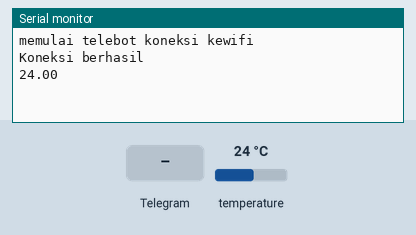
This sketch was run on a simulated ESP8266 (NodeMCU). Shown: the last lines printed to the serial monitor. The test bench sets the inputs (shaded band); at power-on: temperature 24 °C.

Above: at 2.7 s.
2.8 s: Telegram message "/start" received
5.7 s: Telegram message "/ceksuhu" received
7.6 s: Telegram message "1" received
9.4 s: temperature set to 12 °C
At 10.7 s:
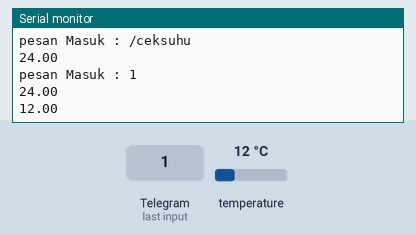
10.9 s: temperature set to 19 °C
At 12.5 s:
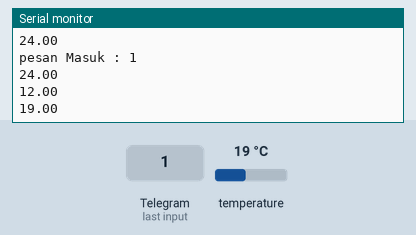
Timing chart, 0 to 13.4 s (numbered marks = the images above; inputs shaded):
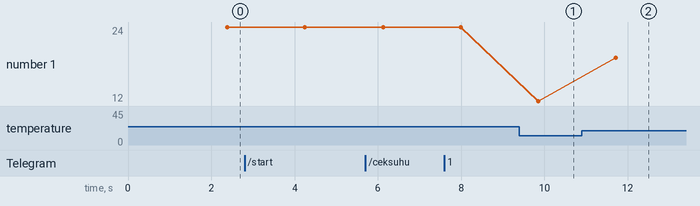

The sketch:

Telegram_suhu.ino
```cpp
#include "CTBot.h";                                                 //include library CTBot
#include <ArduinoJson.h>
#include <ESP8266WiFi.h>

//suhu
#include <OneWire.h>
#include <DallasTemperature.h>
#define ONE_WIRE_BUS 2                                              //pin d4 di board nodemcu
OneWire oneWire(ONE_WIRE_BUS);
DallasTemperature suhu(&oneWire);

float sAir;

CTBot kiraBot;                                                      //variable untuk bot telegram
String ssid = "Coffee Drip";                                           //konfigurasi koneksi ke Wifi
String pass = "kopisusu";

String token = "5391510150:AAEjQ_lQsnV5sL9B0etau-dGvWC5rdYKMxY";    //variable token dan id telegram
const int id = 1279128208;


void setup() {
  Serial.begin(9600);
  suhu.begin();
  Serial.println("memulai telebot koneksi kewifi");
  kiraBot.wifiConnect(ssid, pass);                                  //koneksi ke wifi
  kiraBot.setTelegramToken(token);                                  //set token telegram

  if(kiraBot.testConnection())                                      //cek koneksi wifi
    Serial.println("Koneksi berhasil");
  if(kiraBot.testConnection())
    kiraBot.sendMessage(id, "aku aktif");
  else
    Serial.println("Koneksi Gagal");
}

void loop() {
  //suhu
  suhu.requestTemperatures();
  sAir = suhu.getTempCByIndex(0);
  // baca pesan masuk dari teleg
  TBMessage msg;
  if(kiraBot.getNewMessage(msg)){
    Serial.println("pesan Masuk : " + msg.text);                    //Tampilkan diserial monitor
    String pesan = msg.text;                                        //variable penampung isi pesan
    if(pesan == "/start"){
      kiraBot.sendMessage(id,"/ceksuhu : Cek Suhu\n");
    }
    else if(pesan == "/ceksuhu"){
        float s = suhu.getTempCByIndex(0);
        String temp = "suhu saat ini : ";
        temp += float(s);
        temp +=" *C\n";
        kiraBot.sendMessage(id, temp, "");                          //kirim pesan balasan
      }
    else{
        kiraBot.sendMessage(id, "akugakngerti");
      }
    }
    Serial.println(sAir);
    delay(1000);
}
```

Measured:
- after the input at 9.4 s, the serial monitor: prints a new line after 0.45 s (image 1)
- after the input at 10.9 s, the serial monitor: prints a new line after 0.82 s (image 2)
- plotted number 1: 24 → 12 after the input at 9.4 s, 12 → 19 after the input at 10.9 s
